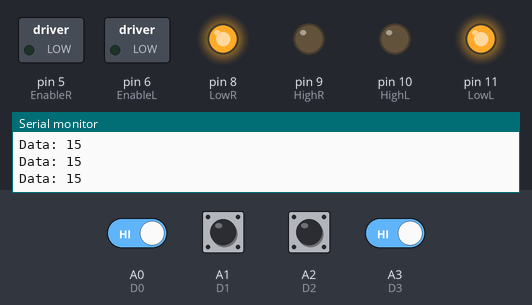
Recording of a sketch running on a simulated Arduino Uno, built with avr-gcc and run on an emulated ATmega328P. On the bench: switched loads named in the sketch (green lamp = pin HIGH), output pins drawn as LEDs (lit = HIGH), the last lines printed to the serial monitor. Dashed ring = blinking. The inputs (shaded band) are chosen by the test bench; at power-on: A0 (D0), A1 (D1), A2 (D2), A3 (D3) HIGH.

Above: at 1.4 s.
1.5 s: A0 (D0) driven LOW and A3 (D3) driven LOW
At 1.6 s:
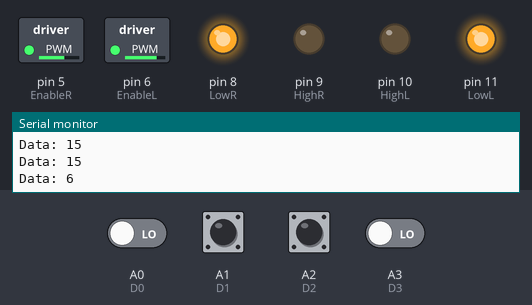
4.5 s: A2 (D2) pulled LOW for 0.35 s
At 4.6 s:
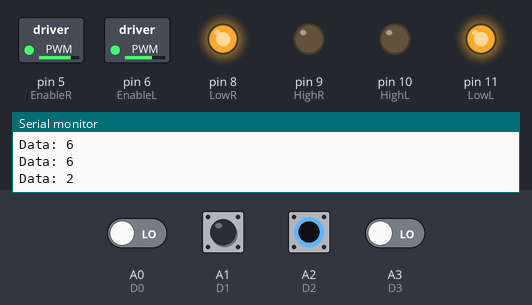
7.5 s: A0 (D0) driven HIGH
At 7.5 s:
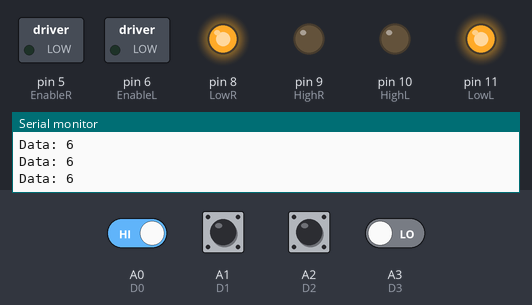
12.0 s: A0 (D0) driven LOW
15.0 s: A1 (D1) pulled LOW for 0.35 s
18.0 s: A3 (D3) driven HIGH
At 18.4 s:
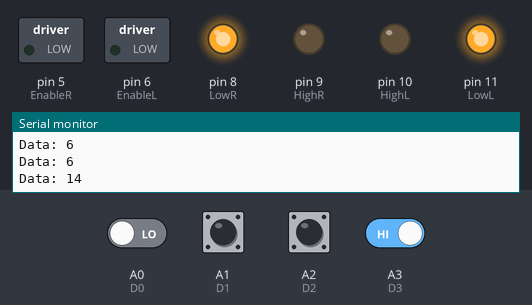
Timing chart, 0 to 20.5 s (numbered marks = the images above; inputs shaded):
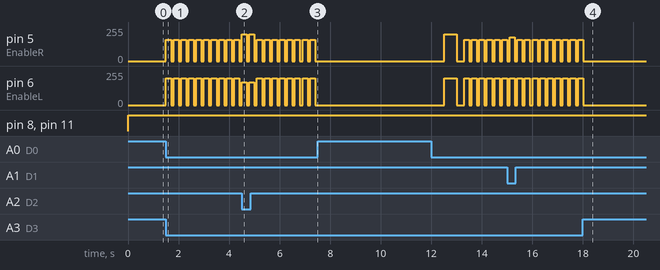

Measured:
- after the input at 1.5 s, pin 5 (EnableR): alternates 160/255 for 0.20 s and 0/255 for 0.10 s, starting at once; pin 6 (EnableL): alternates 200/255 for 0.20 s and 0/255 for 0.10 s, starting at once
- after the input at 7.5 s, pin 5 (EnableR), pin 6 (EnableL): stops changing and stays 0/255
- after the input at 18.0 s, pin 5 (EnableR), pin 6 (EnableL): goes on until 18.0 s, then stays 0/255

The sketch:

controle-motores.ino
```cpp
const int EnableL = 6;
const int HighL = 10;       // LEFT SIDE MOTOR
const int LowL =11;

const int EnableR = 5;
const int HighR = 9;       //RIGHT SIDE MOTOR
const int LowR = 8;

const int D0 = A0;       //Raspberry pin 21    LSB
const int D1 = A1;       //Raspberry pin 22
const int D2 = A2;       //Raspberry pin 23
const int D3 = A3;       //Raspberry pin 24    MSB

int a,b,c,d;
int data = 0;
int last_data = 3;


void setup() {
    Serial.begin(9600);
    Serial.println("Carrinho iniciado");
    pinMode(EnableL, OUTPUT);
    pinMode(HighL, OUTPUT);
    pinMode(LowL, OUTPUT);


    pinMode(EnableR, OUTPUT);
    pinMode(HighR, OUTPUT);
    pinMode(LowR, OUTPUT);

    pinMode(D0, INPUT_PULLUP);
    pinMode(D1, INPUT_PULLUP);
    pinMode(D2, INPUT_PULLUP);
    pinMode(D3, INPUT_PULLUP);
}

void Data()
{
   a = digitalRead(D0);
   b = digitalRead(D1);
   c = digitalRead(D2);
   d = digitalRead(D3);

   data = 8*d+4*c+2*b+a;
}

void Forward()
{
  digitalWrite(HighL, LOW);
  digitalWrite(LowL, HIGH);
  analogWrite(EnableL,200);

  digitalWrite(HighR, LOW);
  digitalWrite(LowR, HIGH);
  analogWrite(EnableR,200);

}


void Backward()
{
  digitalWrite(HighL, HIGH);
  digitalWrite(LowL, LOW);
  analogWrite(EnableL,200);

  digitalWrite(HighR, HIGH);
  digitalWrite(LowR, LOW);
  analogWrite(EnableR,200);

}

void Stop()
{
  digitalWrite(HighL, LOW);
  digitalWrite(LowL, HIGH);
  analogWrite(EnableL,0);

  digitalWrite(HighR, LOW);
  digitalWrite(LowR, HIGH);
  analogWrite(EnableR,0);

}

void Left1()
{
  digitalWrite(HighL, LOW);
  digitalWrite(LowL, HIGH);
  analogWrite(EnableL,200);

  digitalWrite(HighR, LOW);
  digitalWrite(LowR, HIGH);
  analogWrite(EnableR,180);

}

void Left2()
{
  digitalWrite(HighL, LOW);
  digitalWrite(LowL, HIGH);
  analogWrite(EnableL,200);

  digitalWrite(HighR, LOW);
  digitalWrite(LowR, HIGH);
  analogWrite(EnableR,170);

}


void Left3()
{
  digitalWrite(HighL, LOW);
  digitalWrite(LowL, HIGH);
  analogWrite(EnableL,200);

  digitalWrite(HighR, LOW);
  digitalWrite(LowR, HIGH);
  analogWrite(EnableR,160);

}

void Right1()
{
  digitalWrite(HighL, LOW);
  digitalWrite(LowL, HIGH);
  analogWrite(EnableL,180);

  digitalWrite(HighR, LOW);
  digitalWrite(LowR, HIGH);
  analogWrite(EnableR,200);
}
void Right2()
{
  digitalWrite(HighL, LOW);
  digitalWrite(LowL, HIGH);
  analogWrite(EnableL,170);

  digitalWrite(HighR, LOW);
  digitalWrite(LowR, HIGH);
  analogWrite(EnableR,200);

}

void Right3()
{
  digitalWrite(HighL, LOW);
  digitalWrite(LowL, HIGH);
  analogWrite(EnableL,160);

  digitalWrite(HighR, LOW);
  digitalWrite(LowR, HIGH);
  analogWrite(EnableR,200);
}


void loop()
{
  Data();
  Serial.print("Data: ");
  Serial.println(data);
  switch(data){
    case 0:
      Forward();
      break;
    case 1:
      Right1();
      break;
    case 2:
      Right2();
      break;
    case 3:
      Right3();
      break;
    case 4:
      Left1();
      break;
    case 5:
      Left2();
      break;
    case 6:
      Left3();
      break;
    case 7:
      analogWrite(EnableR,0);
      analogWrite(EnableL,0);
      delay(5000);
      analogWrite(EnableR,200);
      analogWrite(EnableL,200);
      delay(500);
    default:
      Stop();
      break;
    }
    delay(200);
    Stop();
    delay(100);
}


/*
void loop(){
  Stop();
  delay(5000);

  Forward();
  delay(2000);
  Stop();
  delay(2000);

  Right1();
  delay(2000);
  Stop();
  delay(2000);

  Right2();
  delay(2000);
  Stop();
  delay(2000);

  Right3();
  delay(2000);
  Stop();
  delay(2000);

  Left1();
  delay(2000);
  Stop();
  delay(2000);

  Left2();
  delay(2000);
  Stop();
  delay(2000);

  Left3();
  delay(2000);
  Stop();
}
*/

/*
void loop()
{
  for(int i = 0; i < 50; i++)
  {
    delay(2000);
    digitalWrite(HighL, LOW);
    digitalWrite(LowL, HIGH);
    analogWrite(EnableL,255);

    digitalWrite(HighR, LOW);
    digitalWrite(LowR, HIGH);
    analogWrite(EnableR,255);

    delay(100);
    Stop();
  }

}
*/
```
